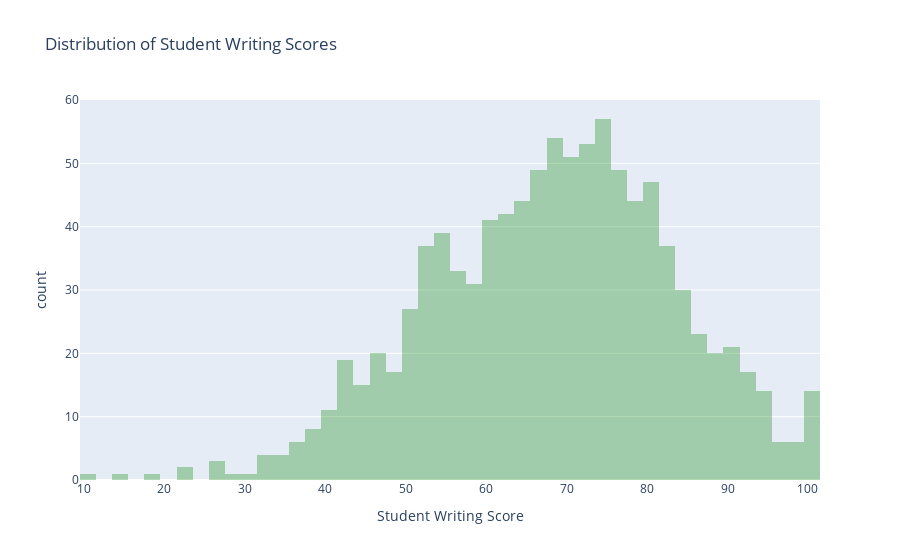

Notebook cell for this chart:
### Code cell
#Begin exploration
#Plot histograms of the scores, which are quantitative/numerical values

#import seaborn as ns
#import matplotlib as plt
import plotly.express as px

px.histogram(student_data, x = "writing score",
             color_discrete_sequence = ['green'],
             opacity = 0.3,
             title = "Distribution of Student Writing Scores",
             labels={
                     "count": "Frequency",
                     "writing score": "Student Writing Score"                    
                 },
            )

### Figure 1 — Plotly figure (JSON) as saved in the notebook; plotly's stock layout.template omitted (floating-point values rounded to 4 significant figures; data arrays with more than 128 entries replaced by an {"elided": "..."} marker saying what was removed)
{"data": [{"alignmentgroup": "True", "bingroup": "x", "hovertemplate": "Student Writing Score=%{x}<br>count=%{y}<extra></extra>", "legendgroup": "", "marker": {"color": "green", "opacity": 0.3, "pattern": {"shape": ""}}, "name": "", "offsetgroup": "", "orientation": "v", "showlegend": false, "type": "histogram", "x": {"elided": "1000 int values"}, "xaxis": "x", "yaxis": "y"}], "layout": {"barmode": "relative", "legend": {"tracegroupgap": 0}, "title": {"text": "Distribution of Student Writing Scores"}, "xaxis": {"anchor": "y", "domain": [0, 1], "title": {"text": "Student Writing Score"}}, "yaxis": {"anchor": "x", "domain": [0, 1], "title": {"text": "count"}}}}
